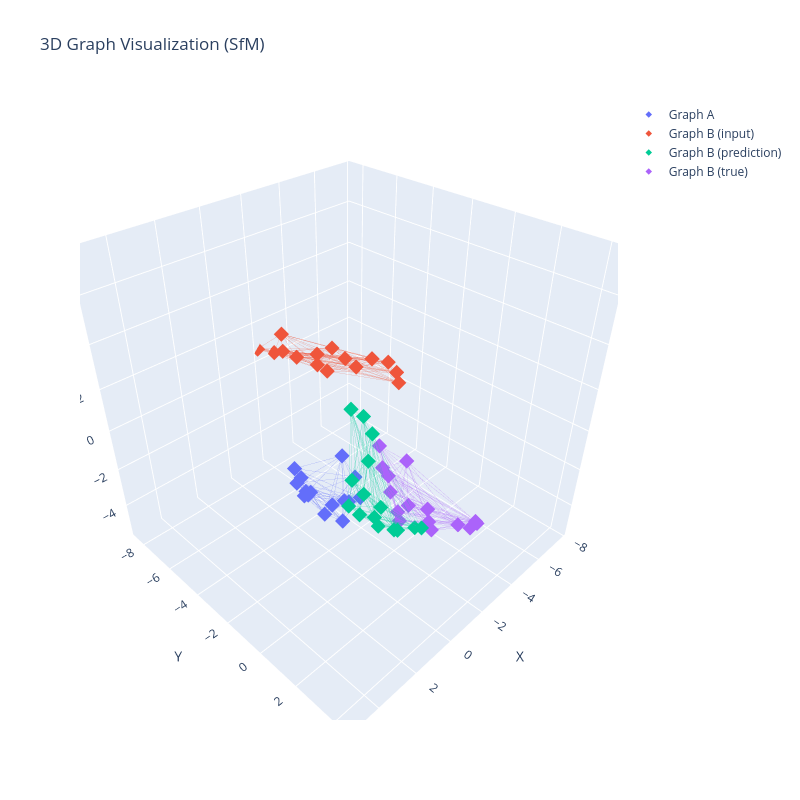

Here is the notebook cell this chart was saved with:
### Code cell
utils.vis.plot_many_3D_graphs_sfm([graph_a_example, graph_b_example, predicted_graph_b, true_graph_b], ["Graph A", "Graph B (input)", "Graph B (prediction)", "Graph B (true)"])

### Figure 1 — Plotly figure (JSON) as saved in the notebook; plotly's stock layout.template omitted (floating-point values rounded to 4 significant figures; data arrays with more than 128 entries replaced by an {"elided": "..."} marker saying what was removed)
{"data": [{"hovertemplate": "%{x:.2f}, %{y:.2f}, %{z:.2f}<extra></extra>", "marker": {"color": "#636EFA", "opacity": 1.0, "size": 5, "symbol": "diamond"}, "mode": "markers", "name": "Graph A", "x": [-0.7221, 0.5523, 3.309, 1.295, 2.701, -0.8193, 3.459, 2.303, 2.413, -0.2181, 1.633, 3.124, 2.708, 0.4064, 3.46], "y": [-1.162, -0.4763, 0.04642, -0.3722, -0.3182, -1.993, 0.1433, 0.2932, -0.7801, -0.3687, 0.5303, 0.3855, -0.2067, -0.3864, 0.904], "z": [-1.498, -1.514, 1.386, -1.184, 0.1976, -0.9369, 2.166, -0.5408, 0.5853, -1.767, -1.172, 0.9443, 0.4801, -1.599, 1.607], "type": "scatter3d"}, {"hoverinfo": "skip", "line": {"color": "#636EFA", "width": 1}, "mode": "lines", "opacity": 0.3, "showlegend": false, "x": {"elided": "249 float values"}, "y": {"elided": "249 float values"}, "z": {"elided": "249 float values"}, "type": "scatter3d"}, {"hovertemplate": "%{x:.2f}, %{y:.2f}, %{z:.2f}<extra></extra>", "marker": {"color": "#EF553B", "opacity": 1.0, "size": 5, "symbol": "diamond"}, "mode": "markers", "name": "Graph B (input)", "x": [-4.697, -3.41, -6.006, -5.201, -6.085, -3.019, -6.054, -4.969, -3.973, -2.201, -5.738, -4.736, -5.994, -3.299, -5.531], "y": [-7.603, -8.557, -5.283, -7.102, -4.345, -8.709, -3.793, -7.217, -8.247, -8.868, -6.045, -7.645, -3.583, -8.443, -6.571], "z": [-0.7835, 0.1023, -0.01065, 0.1408, 0.1797, 0.1335, -0.1094, -1.082, -0.3248, 0.597, -0.6759, -0.232, -0.5414, 1.105, -0.3481], "type": "scatter3d"}, {"hoverinfo": "skip", "line": {"color": "#EF553B", "width": 1}, "mode": "lines", "opacity": 0.3, "showlegend": false, "x": {"elided": "303 float values"}, "y": {"elided": "303 float values"}, "z": {"elided": "303 float values"}, "type": "scatter3d"}, {"hovertemplate": "%{x:.2f}, %{y:.2f}, %{z:.2f}<extra></extra>", "marker": {"color": "#00CC96", "opacity": 1.0, "size": 5, "symbol": "diamond"}, "mode": "markers", "name": "Graph B (prediction)", "x": [1.785, 0.5349, 1.887, 1.624, 1.612, 0.2344, 1.581, 2.055, 1.129, -0.6307, 2.188, 1.561, 1.685, -0.07475, 1.996], "y": [1.532, 2.075, 1.996, 2.373, 1.897, 1.992, 1.464, 1.263, 1.837, 2.112, 1.555, 2.035, 1.002, 2.857, 1.918], "z": [-0.09119, -1.313, 2.642, 0.7001, 3.557, -1.595, 4.004, 0.3179, -0.882, -1.979, 1.742, -0.02942, 4.105, -1.096, 1.234], "type": "scatter3d"}, {"hoverinfo": "skip", "line": {"color": "#00CC96", "width": 1}, "mode": "lines", "opacity": 0.3, "showlegend": false, "x": {"elided": "303 float values"}, "y": {"elided": "303 float values"}, "z": {"elided": "303 float values"}, "type": "scatter3d"}, {"hovertemplate": "%{x:.2f}, %{y:.2f}, %{z:.2f}<extra></extra>", "marker": {"color": "#AB63FA", "opacity": 1.0, "size": 5, "symbol": "diamond"}, "mode": "markers", "name": "Graph B (true)", "x": [-0.8713, -1.92, -1.197, -1.686, -1.208, -1.979, -0.8214, -0.5056, -1.442, -2.465, -0.6855, -1.421, -0.3578, -2.884, -1.106], "y": [1.028, -0.4383, 3.642, 1.85, 4.356, -0.8207, 4.668, 1.447, 0.1261, -1.465, 2.849, 1.098, 4.71, -0.3136, 2.386], "z": [-2.036, -1.716, -1.168, -1.898, -0.5255, -1.553, -0.1491, -1.987, -1.938, -1.042, -1.62, -2.018, -0.01577, -1.422, -1.81], "type": "scatter3d"}, {"hoverinfo": "skip", "line": {"color": "#AB63FA", "width": 1}, "mode": "lines", "opacity": 0.3, "showlegend": false, "x": {"elided": "303 float values"}, "y": {"elided": "303 float values"}, "z": {"elided": "303 float values"}, "type": "scatter3d"}], "layout": {"scene": {"xaxis": {"title": {"text": "X"}, "range": [-8.101, 5.476]}, "yaxis": {"title": {"text": "Y"}, "range": [-8.868, 4.71]}, "zaxis": {"title": {"text": "Z"}, "range": [-5.754, 7.823]}, "aspectmode": "cube"}, "title": {"text": "3D Graph Visualization (SfM)"}, "width": 800, "height": 800}}
